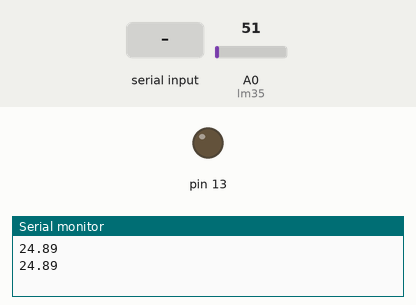
Simulated run of this sketch. Board: Arduino Uno, built with avr-gcc and run on an emulated ATmega328P. Parts: output pins drawn as LEDs (lit = HIGH), the last lines printed to the serial monitor. Dashed ring = blinking. The test bench sets the inputs (shaded band); at power-on: A0 (lm35) = 51.

Above: at 1.8 s.
1.9 s: "3" received over Serial
At 2.1 s:
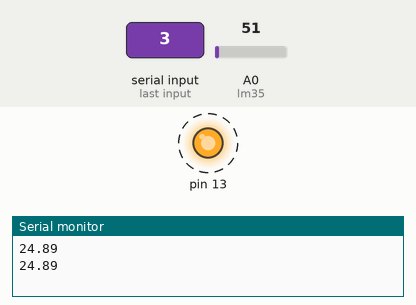
6.0 s: "1" received over Serial
At 6.8 s:
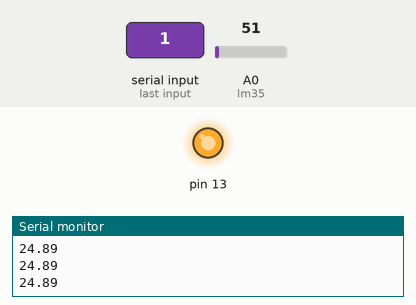
7.7 s: "2" received over Serial
At 9.6 s:
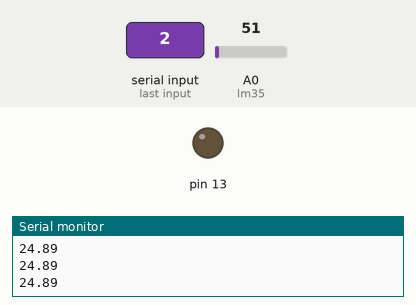
Timing chart, 0 to 11.1 s (numbered marks = the images above; inputs shaded):
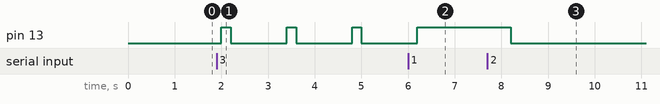

The sketch:

Sensor_de_temperatura.ino
```cpp
int valor;
int lm35 = 0;
int valorLido = 0;
float temperatura = 0;
void setup(){
pinMode(13,OUTPUT);
Serial.begin(9600);
}
void loop(){
valorLido = analogRead(lm35);
temperatura = (valorLido * 0.00488);
temperatura = temperatura *100;

Serial.println(temperatura);
delay(1000);
if(Serial.available()>0){
valor = Serial.read();
}
if (valor == '1'){
digitalWrite(13,HIGH);
}
else if (valor == '2'){
digitalWrite(13,LOW);
}
else if (valor == '3'){
pisca();
}

}

void pisca(){
digitalWrite(13,HIGH);
delay(200);
digitalWrite(13,LOW);
delay(200);

}
```

Measured:
- after the input at 1.9 s, pin 13: alternates HIGH for 0.20 s and LOW for 1.2 s, starting after 0.10 s
- after the input at 6.0 s, pin 13: goes on until 6.2 s, then stays HIGH
- after the input at 7.7 s, pin 13: HIGH → LOW after 0.50 s
